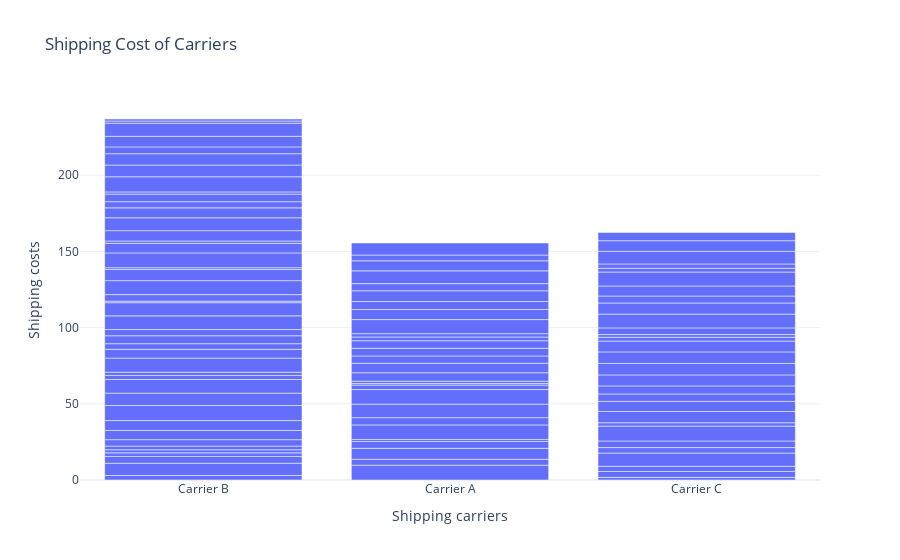

The notebook cell saved with this chart:
### Code cell
# Analyze the shipping cost of carriers

shipping_cost_chart = px.bar(data,
                                x='Shipping carriers',
                                y='Shipping costs',
                                title='Shipping Cost of Carriers')
shipping_cost_chart.show()

### Figure 1 — Plotly figure (JSON) as saved in the notebook; plotly's stock layout.template omitted (floating-point values rounded to 4 significant figures)
{"data": [{"alignmentgroup": "True", "hovertemplate": "Shipping carriers=%{x}<br>Shipping costs=%{y}<extra></extra>", "legendgroup": "", "marker": {"color": "#636efa", "pattern": {"shape": ""}}, "name": "", "offsetgroup": "", "orientation": "v", "showlegend": false, "textposition": "auto", "type": "bar", "x": ["Carrier B", "Carrier A", "Carrier B", "Carrier C", "Carrier A", "Carrier B", "Carrier C", "Carrier B", "Carrier C", "Carrier A", "Carrier C", "Carrier A", "Carrier A", "Carrier A", "Carrier B", "Carrier B", "Carrier B", "Carrier C", "Carrier C", "Carrier A", "Carrier A", "Carrier B", "Carrier A", "Carrier A", "Carrier C", "Carrier C", "Carrier B", "Carrier C", "Carrier B", "Carrier B", "Carrier B", "Carrier B", "Carrier C", "Carrier C", "Carrier A", "Carrier C", "Carrier B", "Carrier A", "Carrier B", "Carrier A", "Carrier C", "Carrier B", "Carrier C", "Carrier B", "Carrier C", "Carrier B", "Carrier B", "Carrier B", "Carrier C", "Carrier C", "Carrier A", "Carrier A", "Carrier B", "Carrier B", "Carrier B", "Carrier A", "Carrier C", "Carrier B", "Carrier A", "Carrier B", "Carrier C", "Carrier C", "Carrier C", "Carrier A", "Carrier C", "Carrier C", "Carrier A", "Carrier C", "Carrier B", "Carrier B", "Carrier B", "Carrier A", "Carrier A", "Carrier B", "Carrier A", "Carrier C", "Carrier A", "Carrier B", "Carrier B", "Carrier B", "Carrier C", "Carrier B", "Carrier A", "Carrier B", "Carrier A", "Carrier C", "Carrier B", "Carrier A", "Carrier A", "Carrier B", "Carrier B", "Carrier B", "Carrier B", "Carrier C", "Carrier B", "Carrier B", "Carrier C", "Carrier A", "Carrier B", "Carrier B"], "xaxis": "x", "y": [2.957, 9.717, 8.054, 1.73, 3.891, 4.444, 3.881, 2.348, 3.405, 7.167, 8.673, 4.524, 1.325, 9.537, 2.04, 2.422, 4.191, 3.585, 4.339, 4.743, 8.878, 6.038, 9.568, 2.925, 9.741, 2.231, 6.508, 7.407, 9.898, 8.101, 8.955, 2.68, 6.599, 4.858, 1.019, 5.288, 2.108, 1.533, 9.236, 5.563, 7.23, 5.773, 7.526, 3.694, 7.577, 5.215, 4.071, 8.979, 7.096, 2.506, 6.248, 4.783, 8.631, 1.013, 4.305, 5.014, 1.774, 9.161, 4.938, 7.294, 4.381, 9.03, 7.292, 2.458, 4.585, 6.581, 2.216, 9.148, 1.194, 9.705, 6.316, 9.228, 6.6, 1.513, 5.238, 2.474, 7.055, 6.781, 8.467, 6.496, 2.833, 4.066, 4.708, 4.95, 8.382, 8.249, 1.454, 6.576, 3.801, 9.93, 7.674, 7.472, 4.47, 7.006, 6.943, 8.63, 5.353, 7.905, 1.41, 1.311], "yaxis": "y"}], "layout": {"barmode": "relative", "legend": {"tracegroupgap": 0}, "title": {"text": "Shipping Cost of Carriers"}, "xaxis": {"anchor": "y", "domain": [0, 1], "title": {"text": "Shipping carriers"}}, "yaxis": {"anchor": "x", "domain": [0, 1], "title": {"text": "Shipping costs"}}}}
